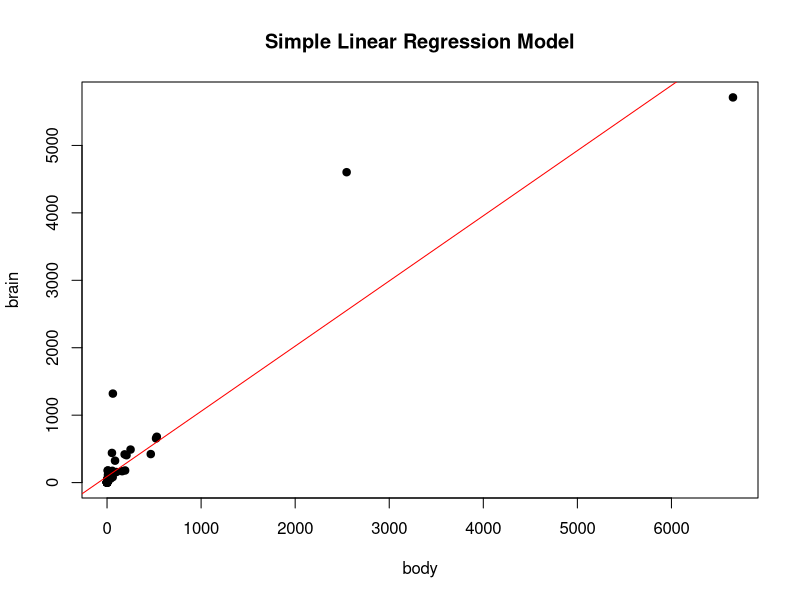
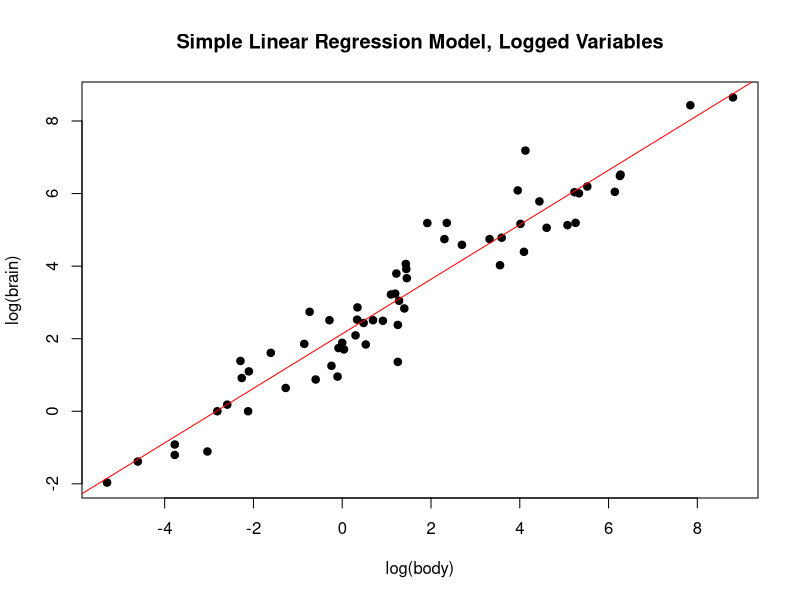
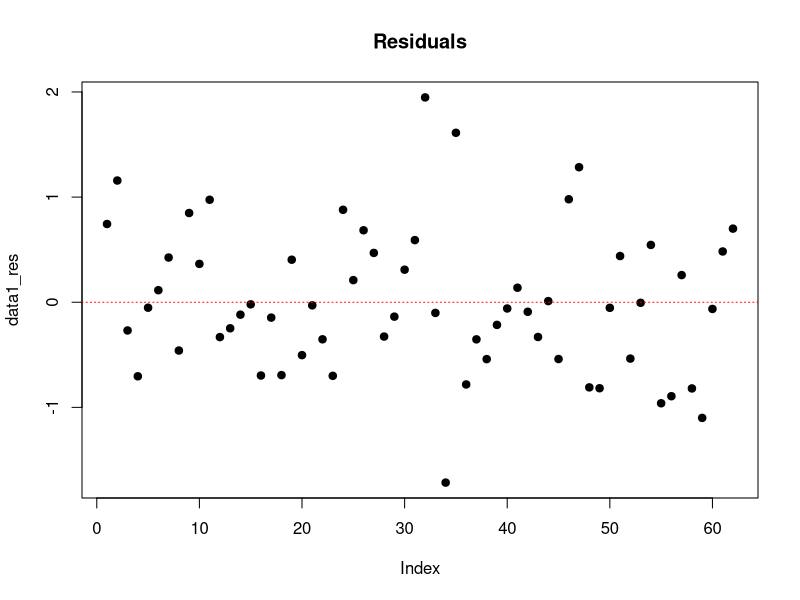
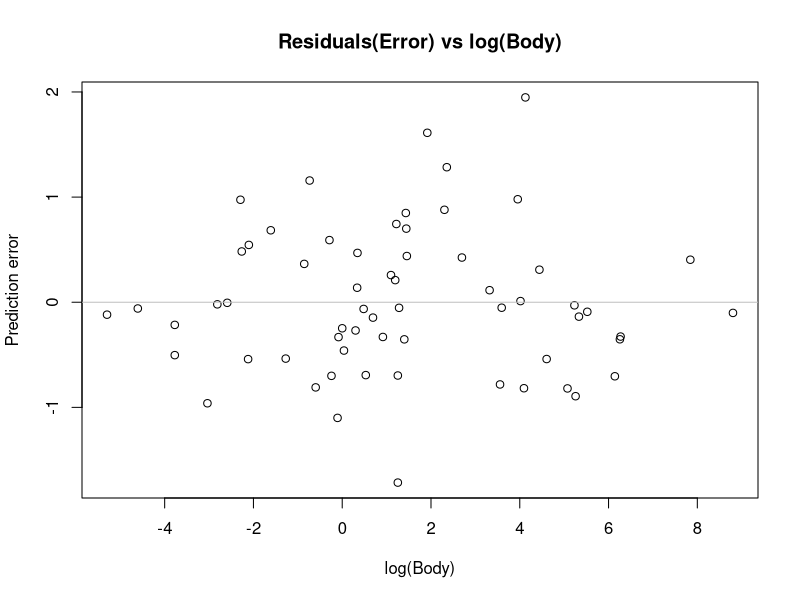
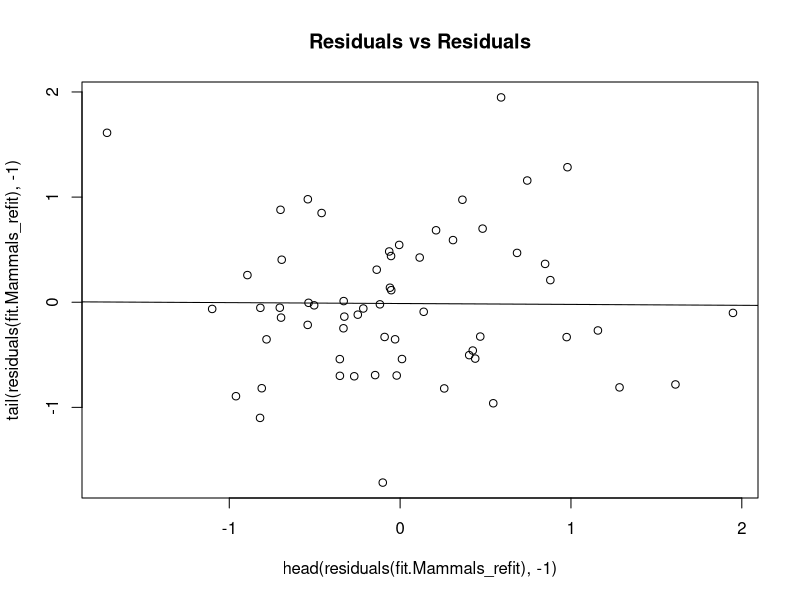
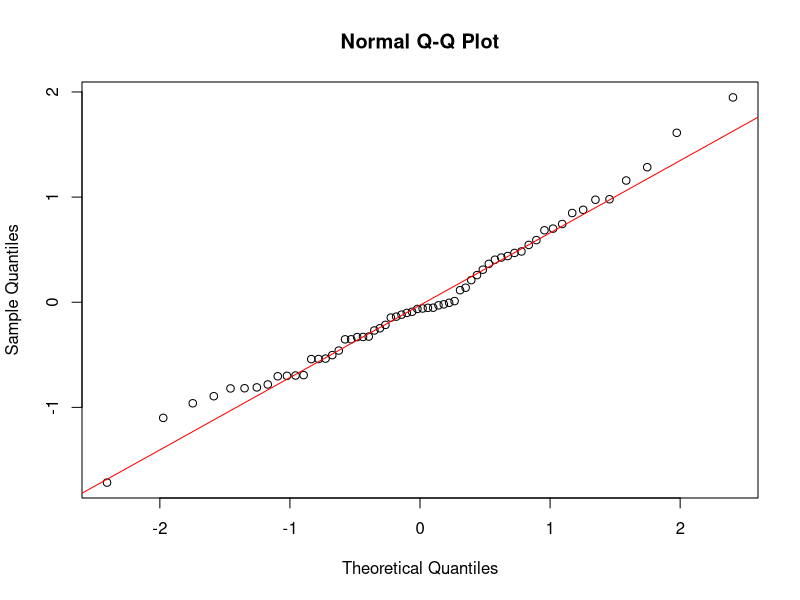
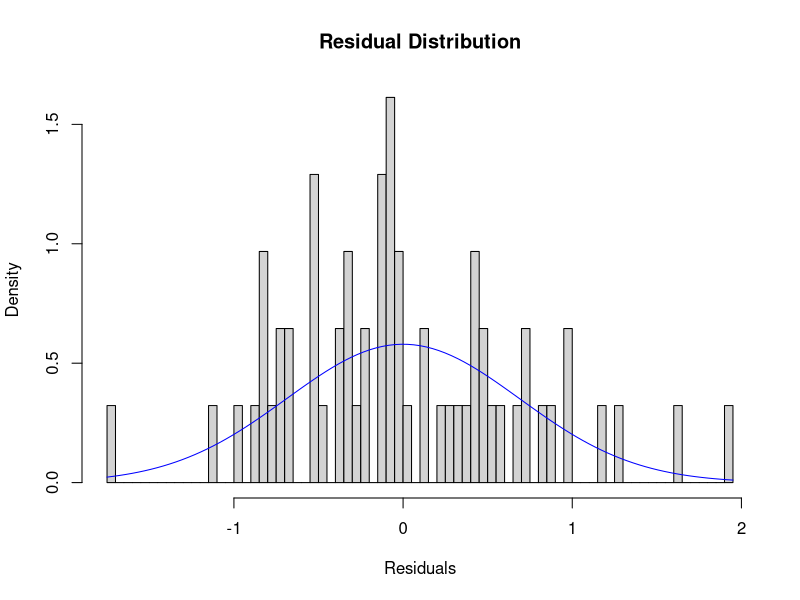
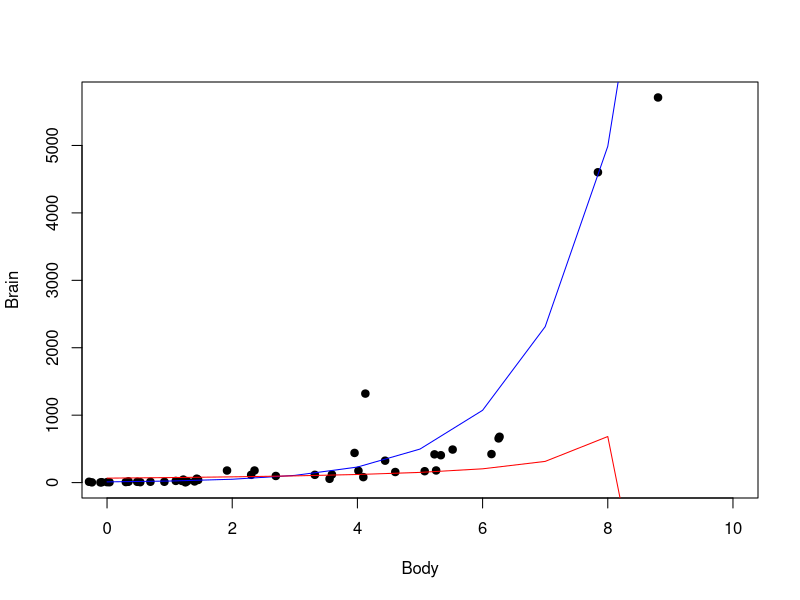

The R script that drew these images, in order:
## ---- chunk 1
knitr::opts_chunk$set(echo = TRUE)
## ---- chunk 2
library(MASS)
data(mammals)
attach(mammals)
head(mammals)
## ---- chunk 3
body<-mammals$body
brain<-mammals$brain
fit_data1<-lm(brain~body,data=mammals)
plot(body,brain,pch=19)
title(main = 'Simple Linear Regression Model')
abline(coef(fit_data1),col='red')
summary(fit_data1)
## ---- chunk 4

fit.Mammals_refit <- lm(log(brain) ~ log(body))
plot(log(body),log(brain),pch=19)
title(main = 'Simple Linear Regression Model, Logged Variables')
abline(coef(fit.Mammals_refit),col='red')
summary(fit.Mammals_refit)
## ---- chunk 5

data1_res = residuals(fit.Mammals_refit) 
plot(data1_res,pch=19)
title(main = 'Residuals')
abline(h=0,col='red',lty=3)

## ---- chunk 6
plot(log(body), residuals(fit.Mammals_refit), main = "Residuals(Error) vs log(Body)",
xlab = "log(Body)", ylab = "Prediction error")
abline(h = 0, col = "grey")

## ---- chunk 7

plot(head(residuals(fit.Mammals_refit), -1),
tail(residuals(fit.Mammals_refit), -1),main = "Residuals vs Residuals")
abline(lm(tail(residuals(fit.Mammals_refit),
-1) ~ head(residuals(fit.Mammals_refit),
-1)))


## ---- chunk 8
qqnorm(residuals(fit.Mammals_refit))
qqline(residuals(fit.Mammals_refit), col='red')
## ---- chunk 9
hist(residuals(fit.Mammals_refit), breaks = 100,
freq = FALSE, xlab = "Residuals",
main = "Residual Distribution")
curve(dnorm(x, mean = 0, sd = sd(residuals(fit.Mammals_refit))),
add = TRUE, col = "blue")
## ---- chunk 10
m1 <- lm(brain~body)
m2 <- glm(brain~body,family=gaussian(link="identity"))
summary(m1)
summary(m2)
## ---- chunk 11
coef(m1)
coef(m2)
## ---- chunk 12
anova(m1)
## ---- chunk 13
m3 <- glm(brain~log(body),family=Gamma(link="log"))
summary(m3)
## ---- chunk 14
m4 <- glm(brain~log(body),family=Gamma(link="inverse"))
summary(m4)
## ---- chunk 15
x <- seq(from=0,to=10,by=1)
plot(brain~log(body),xlim=c(0,10),ylim=c(0,5713),xlab="Body",ylab="Brain",pch=19)
lines(x,exp(coef(m3)[1]+coef(m3)[2]*x),col="blue")
lines(x,1/(coef(m4)[1]+coef(m4)[2]*x),col="red")



## ---- chunk 16
m3$aic
m4$aic

## ---- chunk 17
(1/(coef(m4)[1]+coef(m4)[2]*log(450)))
(exp(coef(m3)[1]+coef(m3)[2]*log(450)))
(coef(fit.Mammals_refit)[1]+coef(fit.Mammals_refit)[2]*log(450))

